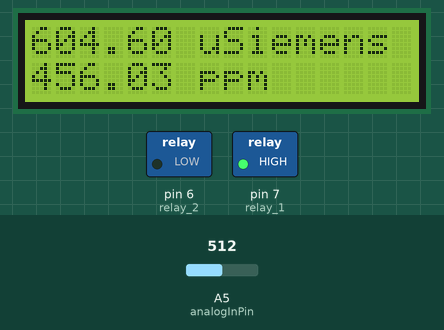
This sketch was run on a simulated Arduino Mega 2560, built with avr-gcc and run on an emulated ATmega2560. Shown: 16×2 character LCD, switched loads named in the sketch (green lamp = pin HIGH). Inputs (shaded band) come from the test bench; at power-on: A5 (analogInPin) = 512. What the sketch prints to the serial monitor is not drawn.

Above: at 1.2 s.
1.3 s: A5 (analogInPin) set to 500
At 4.8 s:
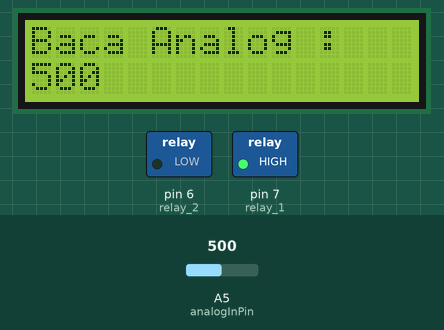
10.6 s: A5 (analogInPin) set to 479
At 14.6 s:
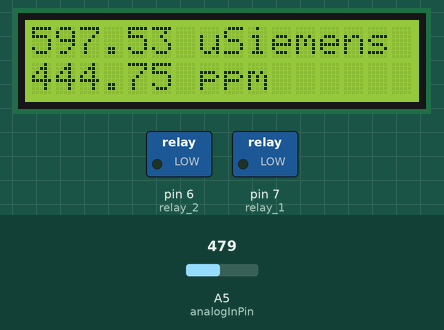
18.6 s: A5 (analogInPin) set to 511
At 20.6 s:
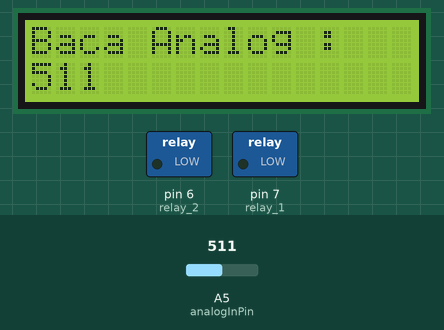
Timing chart, 0 to 22.7 s (numbered marks = the images above; inputs shaded):
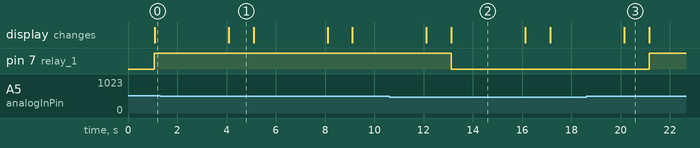

Measured:
- the behaviour switches between 491 and 490 on A5 (analogInPin) (found by bisection; images 1 and 2)
- after the input at 1.3 s, the display: changes after 2.8 s (image 1)
- after the input at 10.6 s, pin 7 (relay_1): HIGH → LOW after 2.5 s; the display: first changes after 1.5 s (image 2 shows a later state)
- after the input at 18.6 s, pin 7 (relay_1): LOW → HIGH after 2.6 s; the display: changes after 1.5 s (image 3)
- what the display in image 1 shows lasts 1.0 s, from 4.1 s to 5.1 s
- what the display in image 2 shows lasts 3.0 s, from 13.1 s to 16.1 s

The sketch:

Makassar_Automation.ino
```cpp
/*-----------Deskripsi Pin Pada LCD-----------------
Pin 1 : GND
Pin 2 : Vcc
Pin 3 : VEE
Pin 4 : Register Selecy
Pin 5 : Read / Write
Pin 6 : Enable
Pin 7 : Data 0
Pin 8 : Data 1
Pin 9 : Data 2
Pin 10 : Data 3
Pin 11 : Data 4
Pin 12 : Data 5
Pin 13 : Data 6
Pin 14 : Data 7
Pin 15 : LCD Light +
Pin 16 : LCD Light -
// lcd(RS, Enable, D4, D5, D6, D7);
---------------------------------------------------*/

#include<LiquidCrystal.h>
#define analogInPin  A5
#define relay_1 7
#define relay_2 6

LiquidCrystal lcd(25 ,27 ,29 ,31 ,33 ,35);

int sensorValue;
float outputValueConductivity;
float outputValueTDS;

void setup() {
  Serial.begin(9600);
  lcd.begin(16,2);
  lcd.setCursor(0,0);
  lcd.print("Hello . . .");
  pinMode(relay_1,OUTPUT);
  pinMode(relay_2,OUTPUT);
}

void loop() {
  sensorValue = analogRead(analogInPin);
  lcd.clear();
  lcd.setCursor(0,0);
  lcd.print("Baca Analog : ");
  lcd.setCursor(0,1);
  lcd.print(sensorValue);
  delay(1000);
  outputValueConductivity = (0.2142*sensorValue)+494.93;
  outputValueTDS = (0.3417*sensorValue)+281.08;
  String str_conductivity, str_tds;
  str_conductivity = String(outputValueConductivity) + (" uSiemens");
  str_tds = String(outputValueTDS) + (" ppm");
  lcd.clear();
  lcd.setCursor(0,0);
  lcd.print(str_conductivity);
  lcd.setCursor(0,1);
  lcd.print(str_tds);
  action(outputValueConductivity);
  Serial.print("sensor ADC = ");
  Serial.print(sensorValue);
  Serial.print("  conductivity (uSiemens)= ");
  Serial.print(outputValueConductivity);
  Serial.print("  TDS(ppm)= ");
  Serial.println(outputValueTDS);
  delay(3000);
}

void action(float conductivity){
  if(conductivity > 600){
    digitalWrite(relay_1,1);
  }else{
    digitalWrite(relay_1,0);
  }
}
```
